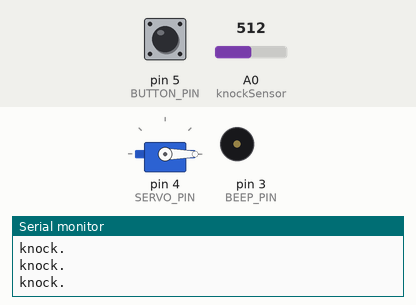
Recording of a sketch running on a simulated Arduino Uno, built with avr-gcc and run on an emulated ATmega328P. On the bench: servo, buzzer (waves = sounding, pin HIGH), the last lines printed to the serial monitor. The inputs (shaded band) are chosen by the test bench; at power-on: A0 (knockSensor) = 512, pin 5 (BUTTON_PIN) HIGH.

Above: at 2.3 s.
2.4 s: A0 (knockSensor) set to 0
At 3.58 s:
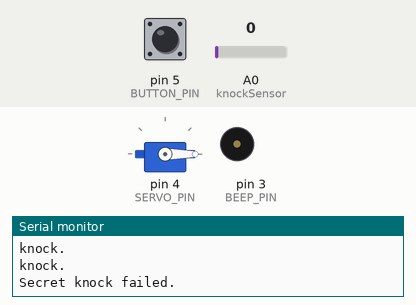
5.0 s: A0 (knockSensor) set to 6
9.3 s: A0 (knockSensor) set to 9
At 14.0 s:
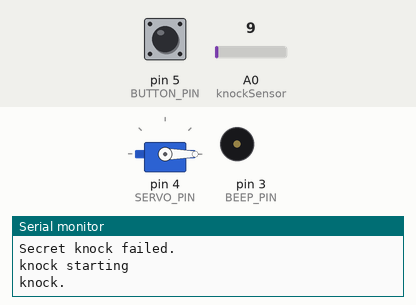
Timing chart, 0 to 22.9 s (numbered marks = the images above; inputs shaded):
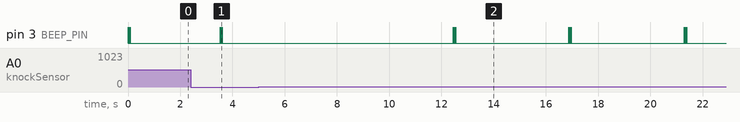

Measured:
- the behaviour switches between 7 and 8 on A0 (knockSensor) (found by bisection; images 1 and 2)
- after the input at 5.0 s, every drawn part: stays the same
- after the input at 9.3 s, pin 3 (BEEP_PIN): LOW → HIGH after 3.2 s, then repeats every 4.4 s: 2 × (LOW 0.03 s, HIGH 0.01 s), LOW 4.3 s, HIGH 0.01 s
- by itself, pin 3 (BEEP_PIN): alternates HIGH for 0.01 s and LOW for 0.03 s, 6 changes in all, then stays LOW

The sketch:

knock.ino
```cpp
// (licence header left out)
 #include <Servo.h>
 #include <EEPROM.h>

// Pin definitions
const int knockSensor = 0;         // Piezo sensor on pin 0.
 const int BEEP_PIN = 3;
  const int BUTTON_PIN = 5; // If this is low we program a new code.

// Tuning constants.  Could be made vars and hoooked to potentiometers for soft configuration, etc.
const int threshold = 8;           // Minimum signal from the piezo to register as a knock
const int rejectValue = 25;        // If an individual knock is off by this percentage of a knock we don't unlock..
const int averageRejectValue = 15; // If the average timing of the knocks is off by this percent we don't unlock.
const int knockFadeTime = 150;     // milliseconds we allow a knock to fade before we listen for another one. (Debounce timer.)
const int lockTurnTime = 650;      // milliseconds that we run the motor to get it to go a half turn.

const int maximumKnocks = 20;       // Maximum number of knocks to listen for.
const int knockComplete = 1200;     // Longest time to wait for a knock before we assume that it's finished.
const int SERVO_PIN = 4;

const int CLOSE(0);
const int OPEN(90);
Servo servo;

// Variables.
int secretCode[maximumKnocks] = {50, 25, 25, 50, 100, 50, 0, 0, 0, 0, 0, 0, 0, 0, 0, 0, 0, 0, 0, 0};  // Initial setup: "Shave and a Hair Cut, two bits."
int knockReadings[maximumKnocks];   // When someone knocks this array fills with delays between knocks.
int knockSensorValue = 0;           // Last reading of the knock sensor.
int programButtonPressed = false;   // Flag so we remember the programming button setting at the end of the cycle.

void setup() {

  pinMode(BEEP_PIN, OUTPUT);

digitalWrite(BEEP_PIN,LOW);
 pinMode(BUTTON_PIN, INPUT_PULLUP);
   setLock(true);
  Serial.begin(9600);                     // Uncomment the Serial.bla lines for debugging.
  Serial.println("Program start.");       // but feel free to comment them out after it's working right.

  int addr = 0;
int size = maximumKnocks*sizeof(int);
byte* ptr = (byte*)secretCode;
for (int addr=0;addr<size;++addr,++ptr)
{
   *ptr = EEPROM.read(addr);
}

     Serial.println("Lock read from in EEprom.");

}

void beep(int num)
{
  for (int i=0;i<num;++i)
  {
   digitalWrite(BEEP_PIN,HIGH);
   delay(10);
   digitalWrite(BEEP_PIN,LOW);
   delay(30);
   }
}

void setLock(bool lock)
{


  digitalWrite(BEEP_PIN,LOW);
  servo.attach(SERVO_PIN);
  servo.write(lock?CLOSE:OPEN);
    beep(lock?3:10);
  delay(1000);
  servo.detach();
}

void loop() {
  // Listen for any knock at all.
  knockSensorValue = analogRead(knockSensor);

  if (digitalRead(BUTTON_PIN)==LOW)
  {  // is the program button pressed?
    if (!programButtonPressed)
    {
      digitalWrite(BEEP_PIN,HIGH);
      delay(150);
      digitalWrite(BEEP_PIN,LOW);
    }

    programButtonPressed = true;          // Yes, so lets save that state
   }
   else
   {
  }

  if (knockSensorValue >=threshold)
  {
    listenToSecretKnock();
     programButtonPressed = false;
      delay(150);
  }
}

// Records the timing of knocks.
void listenToSecretKnock(){
  Serial.println("knock starting");

  int i = 0;
  // First lets reset the listening array.
  for (i=0;i<maximumKnocks;i++){
    knockReadings[i]=0;
  }

  int currentKnockNumber=0;               // Incrementer for the array.
  int startTime=millis();                 // Reference for when this knock started.
  int now=millis();

  delay(knockFadeTime);                                 // wait for this peak to fade before we listen to the next one.

  do {
    //listen for the next knock or wait for it to timeout.
    knockSensorValue = analogRead(knockSensor);
    if (knockSensorValue >=threshold){                   //got another knock...
      //record the delay time.
      Serial.println("knock.");
      now=millis();
      knockReadings[currentKnockNumber] = now-startTime;
      currentKnockNumber ++;                             //increment the counter
      startTime=now;
      // and reset our timer for the next knock
      delay(knockFadeTime);                              // again, a little delay to let the knock decay.

    }

    now=millis();

    //did we timeout or run out of knocks?
  } while ((now-startTime < knockComplete) && (currentKnockNumber < maximumKnocks));

  //we've got our knock recorded, lets see if it's valid
  if (programButtonPressed==false){             // only if we're not in progrmaing mode.
    if (validateKnock() == true){

      setLock(false);
    } else {
      Serial.println("Secret knock failed.");
        setLock(true);
    }
  } else { // if we're in programming mode we still validate the lock, we just don't do anything with the lock
    validateKnock();


    // and we blink the green and red alternately to show that program is complete.
    Serial.println("New lock stored.");

int addr = 0;
int size = maximumKnocks*sizeof(int);
byte* ptr = (byte*)secretCode;
for (int addr=0;addr<size;++addr,++ptr)
{
   EEPROM.write(addr, *ptr);
}

     Serial.println("New lock stored in EEprom.");
  }
}


// Sees if our knock matches the secret.
// returns true if it's a good knock, false if it's not.
// todo: break it into smaller functions for readability.
boolean validateKnock(){
  int i=0;

  // simplest check first: Did we get the right number of knocks?
  int currentKnockCount = 0;
  int secretKnockCount = 0;
  int maxKnockInterval = 0;               // We use this later to normalize the times.

  for (i=0;i<maximumKnocks;i++){
    if (knockReadings[i] > 0){
      currentKnockCount++;
    }
    if (secretCode[i] > 0){           //todo: precalculate this.
      secretKnockCount++;
    }

    if (knockReadings[i] > maxKnockInterval){   // collect normalization data while we're looping.
      maxKnockInterval = knockReadings[i];
    }
  }

  // If we're recording a new knock, save the info and get out of here.
  if (programButtonPressed==true){
      for (i=0;i<maximumKnocks;i++){ // normalize the times
        secretCode[i]= map(knockReadings[i],0, maxKnockInterval, 0, 100);
      }

      for (i = 0; i < maximumKnocks ; i++){
        // only turn it on if there's a delay
        if (secretCode[i] > 0){
          delay( map(secretCode[i],0, 100, 0, maxKnockInterval)); // Expand the time back out to what it was.  Roughly.
        }
        delay(50);
      }
    return false;   // We don't unlock the door when we are recording a new knock.
  }

  if (currentKnockCount != secretKnockCount){
    return false;
  }

  /*  Now we compare the relative intervals of our knocks, not the absolute time between them.
      (ie: if you do the same pattern slow or fast it should still open the door.)
      This makes it less picky, which while making it less secure can also make it
      less of a pain to use if you're tempo is a little slow or fast.
  */
  int totaltimeDifferences=0;
  int timeDiff=0;
  for (i=0;i<maximumKnocks;i++){ // Normalize the times
    knockReadings[i]= map(knockReadings[i],0, maxKnockInterval, 0, 100);
    timeDiff = abs(knockReadings[i]-secretCode[i]);
    if (timeDiff > rejectValue){ // Individual value too far out of whack
      return false;
    }
    totaltimeDifferences += timeDiff;
  }
  // It can also fail if the whole thing is too inaccurate.
  if (totaltimeDifferences/secretKnockCount>averageRejectValue){
    return false;
  }

  return true;

}
```
